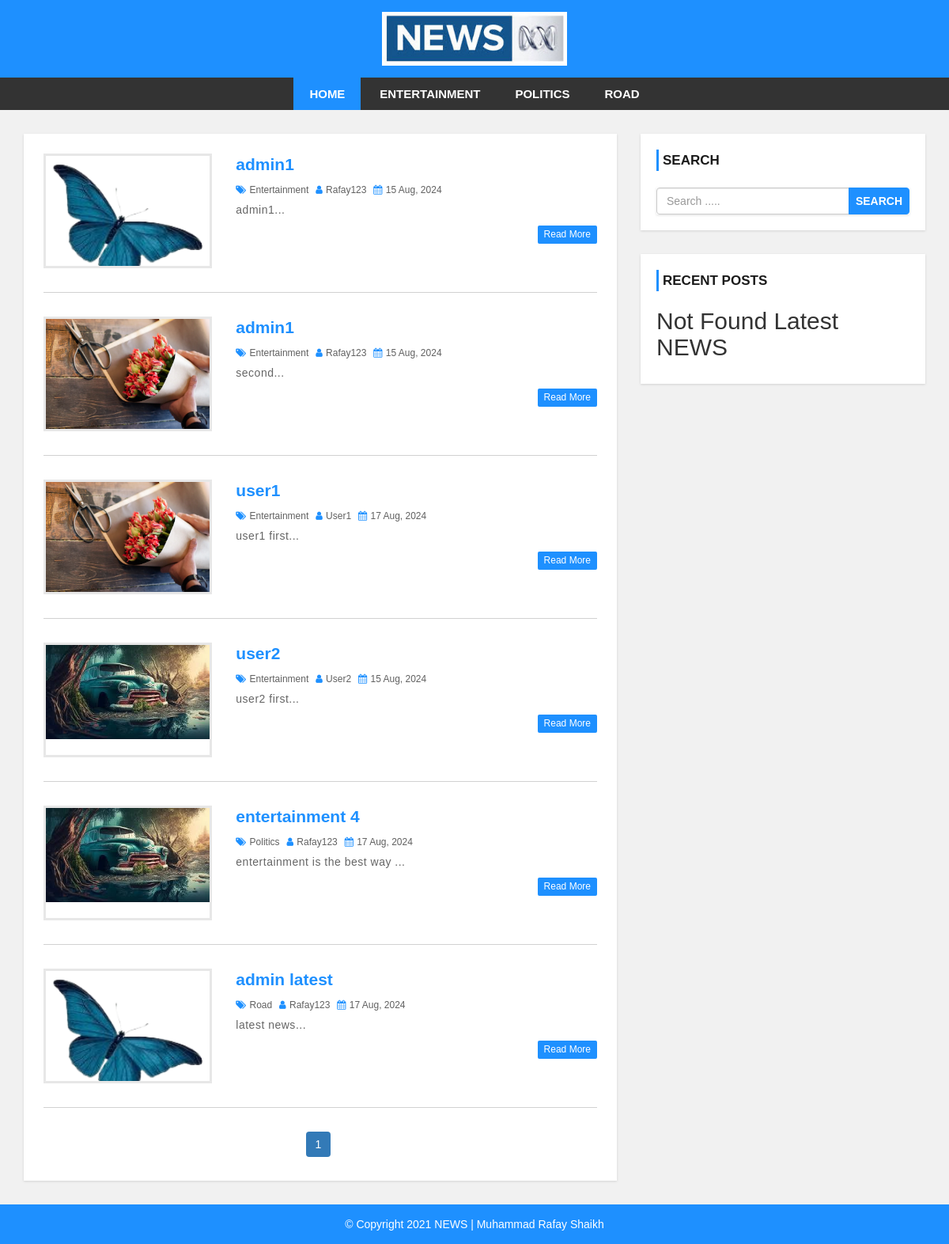
The page / on the database its author committed.
### tables this page shows
CREATE TABLE `setting` (
  `website_name` varchar(70) NOT NULL,
  `logo` varchar(50) NOT NULL,
  `footer` varchar(150) NOT NULL
);

CREATE TABLE `category` (
  `category_id` int(11) NOT NULL,
  `category_name` varchar(100) NOT NULL,
  `post` int(11) NOT NULL DEFAULT 0
);

CREATE TABLE `post` (
  `post_id` int(11) NOT NULL,
  `title` varchar(100) NOT NULL,
  `description` text NOT NULL,
  `category` varchar(100) NOT NULL,
  `post_date` varchar(50) NOT NULL,
  `author` int(11) NOT NULL,
  `post_img` varchar(100) NOT NULL
);

CREATE TABLE `user` (
  `user_id` int(10) UNSIGNED NOT NULL,
  `first_name` varchar(30) NOT NULL,
  `last_name` varchar(30) NOT NULL,
  `username` varchar(30) DEFAULT NULL,
  `password` varchar(40) DEFAULT NULL,
  `role` int(11) NOT NULL
);

### index.php (the view, shortened to what this page needs)
<?php include 'header.php';
require 'admin/config.php';
?>
<div id="main-content">
    <div class="container">
        <div class="row">
            <div class="col-md-8">
                <div class="post-container">
                    <?php
                    $limit = 6;
                    if (isset($_GET['id'])) {
                        $page = $_GET['id'];
                    } else {
                        $page = 1;
                    }
                    $offset = ($page - 1) * $limit;
                    $select = "SELECT post.post_id, post.title, post.description, post.category, post.post_date, post.author, post.post_img, user.user_id, user.username, user.role, category.category_id, category.category_name FROM post
                    LEFT JOIN user ON post.author = user.user_id
                    LEFT JOIN category ON post.category = category.category_id
                    LIMIT $offset,$limit";
                    $result = mysqli_query($conn, $select);
                    if (mysqli_num_rows($result) > 0) {
                        while ($row = mysqli_fetch_assoc($result)) {
                    ?>
                            <div class="post-content">
                                <div class="row">
                                    <div class="col-md-4">
                                        <a class="post-img" href="single.php?id=<?php echo $row['post_id'] ?>"><img src="admin/upload/<?php echo $row['post_img'] ?>" alt="" /></a>
                                    </div>
                                    <div class="col-md-8">
                                        <div class="inner-content clearfix">
                                            <h3><a href='single.php?id=<?php echo $row['post_id'] ?>'><?php echo $row['title'] ?></a></h3>
                                            <div class="post-information">
                                                <span>
                                                    <i class="fa fa-tags" aria-hidden="true"></i>
                                                    <a href='category.php?cid=<?php echo $row['category'] ?>'><?php echo $row['category_name'] ?></a>
                                                </span>
                                                <span>
                                                    <i class="fa fa-user" aria-hidden="true"></i>
                                                    <a href='author.php?aid=<?php echo $row['author'] ?>'><?php echo $row['username'] ?></a>
                                                </span>
                                                <span>
                                                    <i class="fa fa-calendar" aria-hidden="true"></i>
                                                    <?php echo $row['post_date'] ?>
                                                </span>
                                            </div>
                                            <p class="description">
                                                <?php echo substr($row['description'], 0, 100) . "..." ?>
                                            </p>
                                            <a class='read-more pull-right' href='single.php?id=<?php echo $row['post_id'] ?>'>read more</a>
                                        </div>
                                    </div>
                                </div>
                            </div>
                    <?php
                        }
                    } else {
                        echo "<h2>No Record Found</h2>";
                    }
                    ?>
                    <?php
                    $select2 = "SELECT * FROM post";
                    $result2 = mysqli_query($conn, $select2);
                    if (mysqli_num_rows($result2) > 0) {
                        $total_records = mysqli_num_rows($result2);
                        $total_pages = ceil($total_records / $limit);
                        $current_page = basename($_SERVER['PHP_SELF']);
                        $page_incre =  "<ul class='pagination'>";
                        for ($i = 1; $i <= $total_pages; $i++) {
                            if ($page == $i) {
                                $select = "active";
                            } else {
                                $select = "";
                            }
                            $page_incre .= "<li class=$select><a href='$current_page?id=$i'>$i</a></li>";
                        }
                        $page_incre .= "</ul>";
                    }
                    echo $page_incre;
                    ?>
                </div>
            </div>
            <?php include 'sidebar.php'; ?>
        </div>
    </div>
</div>
<?php include 'footer.php'; ?>

### header.php (shortened to what this page needs)
<?php
require 'admin/config.php';
?>
<!DOCTYPE html>
<html lang="en">
<head>
    <link rel="stylesheet" href="css/bootstrap.min.css" />
    <link rel="stylesheet" href="css/font-awesome.css">
    <link rel="stylesheet" href="css/style.css">
</head>
<body>
    <div id="header">
        <div class="container">
            <div class="row">
                <div class=" col-md-offset-4 col-md-4">
                    <?php
                    $select = "SELECT * FROM setting";
                    $result = mysqli_query($conn, $select);
                    $row = mysqli_fetch_assoc($result);
                    ?>
                    <a href="index.php" id="logo"><img src="admin/images/<?php echo $row['logo'] ?>"></a>
                </div>
            </div>
        </div>
    </div>
    <div id="menu-bar">
        <div class="container">
            <div class="row">
                <div class="col-md-12">
                    <?php
                    $select = "SELECT * FROM category WHERE post >= 1";
                    $result = mysqli_query($conn, $select);
                    if (mysqli_num_rows($result) > 0) {
                    ?>
                        <ul class='menu'>
                            <?php
                            if (!isset($_GET['cid'])) {
                                $home = "active";
                            }
                            ?>
                            <li><a class="<?php echo $home ?>" href='index.php'>HOME</a></li>
                            <?php
                            while ($row = mysqli_fetch_assoc($result)) {
                            ?>
                                <li><a class="<?php echo $select ?>" href='category.php?cid=<?php echo $row['category_id'] ?>'><?php echo $row['category_name'] ?></a></li>
                            <?php
                            } ?>
                        </ul>
                    <?php
                    } ?>
                </div>
            </div>
        </div>
    </div>

### sidebar.php
<?php
require 'admin/config.php';
$current_date = date("d M, Y");
$last_date = date("d M, Y", strtotime('-1 days'));
$select = "SELECT * FROM post LEFT JOIN user ON post.author = user.user_id LEFT JOIN category ON post.category = category.category_id WHERE post.post_date BETWEEN '$last_date' AND '$current_date' ORDER BY post.post_id DESC LIMIT 0,4";
$result = mysqli_query($conn, $select);
?>
<div id="sidebar" class="col-md-4">
    <div class="search-box-container">
        <h4>Search</h4>
        <form class="search-post" action="search.php" method="GET">
            <div class="input-group">
                <input type="text" name="search" class="form-control" placeholder="Search .....">
                <span class="input-group-btn">
                    <button type="submit" class="btn btn-danger">Search</button>
                </span>
            </div>
        </form>
    </div>
    <div class="recent-post-container">
        <h4>Recent Posts</h4>
        <?php
        if (mysqli_num_rows($result) > 0) {
            while ($row = mysqli_fetch_assoc($result)) {
        ?>
                <div class="recent-post">
                    <a class="post-img" href="">
                        <img src="admin/upload/<?php echo $row['post_img'] ?>" alt="" />
                    </a>
                    <div class="post-content">
                        <h5><a href="single.php?id=<?php echo $row['post_id'] ?>"><?php echo $row['title'] ?></a></h5>
                        <span>
                            <i class="fa fa-tags" aria-hidden="true"></i>
                            <a href='category.php'><?php echo $row['category_name'] ?></a>
                        </span>
                        <span>
                            <i class="fa fa-calendar" aria-hidden="true"></i>
                            <?php echo $row['post_date'] ?>
                        </span>
                        <a class="read-more" href="single.php?id=<?php echo $row['post_id'] ?>">read more</a>
                    </div>
                </div>
        <?php
            }
        } else {
            echo "<h2>Not Found Latest NEWS</h2>";
        }
        ?>
    </div>
</div>

### footer.php (shortened to what this page needs)
<?php
require 'admin/config.php';
$select = "SELECT * FROM setting";
$result = mysqli_query($conn, $select);
$row = mysqli_fetch_assoc($result);
?>
<div id="footer">
    <div class="container">
        <div class="row">
            <div class="col-md-12">
                <span><?php echo $row['footer'] ?></span>
            </div>
        </div>
    </div>
</div>
</body>
</html>

### css/style.css (style rules this page uses)
body { background: #f1f1f1; font-family: sans-serif,arial,Helvetica; }
a, a:hover, a:focus { text-decoration: none; outline: none; }
ul { margin:0; padding:0; list-style:none; }
form { background: #fff; padding: 25px; box-shadow:0 1px 3px rgba(0, 0, 0, 0.13); }
#header { background: #1e90ff; text-align: center; padding: 15px; }
#logo { display: inline-block; width: 65%; }
#logo img { width: 100%; }
#menu-bar { background: #333; text-align: center; }
#menu-bar .menu > li { display: inline-block; }
.menu > li > a { padding: 10px 20px; display: block; text-transform: uppercase; color: #fff; font-size: 15px; font-weight:600; transition:all 0.5s ease 0s; }
#menu-bar .menu > li > a:hover, #menu-bar .menu > li > a.active { color:#fff; background:#1e90ff; }
#main-content { padding: 30px 0; min-height: 750px; }
#main-content .post-container { background-color: #fff; padding: 25px; box-shadow: 0 1px 3px rgba(0, 0, 0, 0.13); }
#main-content .post-content { border-bottom: 1px solid #d1d1d1; padding: 0 0 30px; margin-bottom:30px; }
#main-content .post-content img { width: 100%; }
#main-content .post-content .post-img { border: 3px solid #e7e7e7; display: block; height: 145px; overflow: hidden; transition: border .3s; }
#main-content .post-content h3 { font-size: 21px; line-height: 28px; font-weight: 600; margin: 0 0 7px; }
#main-content .post-content h3 a { color: #1e90ff; transition:all 0.3s; }
#main-content .post-content .post-information span { color: #606060; font-size: 12px; text-transform: capitalize; margin: 0 5px 5px 0; display: inline-block; }
#main-content .post-content .post-information i { color: #1e90ff; margin-right: 1px; }
#main-content .post-content .post-information a { color: #606060; text-decoration: none; }
#main-content .post-content p, #main-content .single-post p { color: #666; font-size: 14px; letter-spacing: 0.5px; margin:0 0 10px; }
#main-content .post-content a.read-more { color: #fff; background-color: #1E90FF; font-size: 12px; text-transform: capitalize; padding: 3px 8px; border-radius: 2px; transition: all 0.3s; }
.pagination { display: block; text-align: center; margin: 0; }
.pagination li { display:inline-block; margin: 0 5px 0 0; }
.pagination li a { border: none; background: #1e90ff; color: #fff; }
i.fa { color:#222; }
#sidebar h4 { color: #1A1A1A; font-size: 17px; line-height: 27px; font-weight:600; text-transform: uppercase; padding: 0 0 0 5px; margin: 0 0 21px; border-left: 3px solid #1e90ff; }
#sidebar .search-box-container { background-color: #fff; padding: 20px; margin: 0 0 30px; box-shadow: 0 1px 3px rgba(0, 0, 0, 0.13); }
#sidebar .search-post { padding: 0; }
#sidebar .search-post input { color: #606060; }
#sidebar .search-post .btn { font-weight: 600; text-transform: uppercase; padding: 6px 8px; background-color: #1E90FF; border-color: #1E90FF; outline: none; }
#sidebar .recent-post-container { padding: 20px; background: #fff; box-shadow: 0 1px 3px rgba(0, 0, 0, 0.13); }
#footer { color: #fff; padding:15px 0; text-align:center; background-color:#1e90ff; }
#footer a { color:#fff; }

### rows shown on the page
setting: logo (picture), footer "© Copyright 2021 NEWS | Muhammad Rafay Shaikh"
category: category_name "ENTERTAINMENT"
category: category_name "POLITICS"
category: category_name "ROAD"
post: post_img (picture), title "admin1", category.category_name "Entertainment", user.username "Rafay123", post_date "15 Aug, 2024", description "admin1"
post: post_img (picture), title "admin1", category.category_name "Entertainment", user.username "Rafay123", post_date "15 Aug, 2024", description "second"
post: post_img (picture), title "user1", category.category_name "Entertainment", user.username "User1", post_date "17 Aug, 2024", description "user1 first"
post: post_img (picture), title "user2", category.category_name "Entertainment", user.username "User2", post_date "15 Aug, 2024", description "user2 first"
post: post_img (picture), title "entertainment 4", category.category_name "Politics", user.username "Rafay123", post_date "17 Aug, 2024", description "entertainment is the best way"
post: post_img (picture), title "admin latest", category.category_name "Road", user.username "Rafay123", post_date "17 Aug, 2024", description "latest news"
